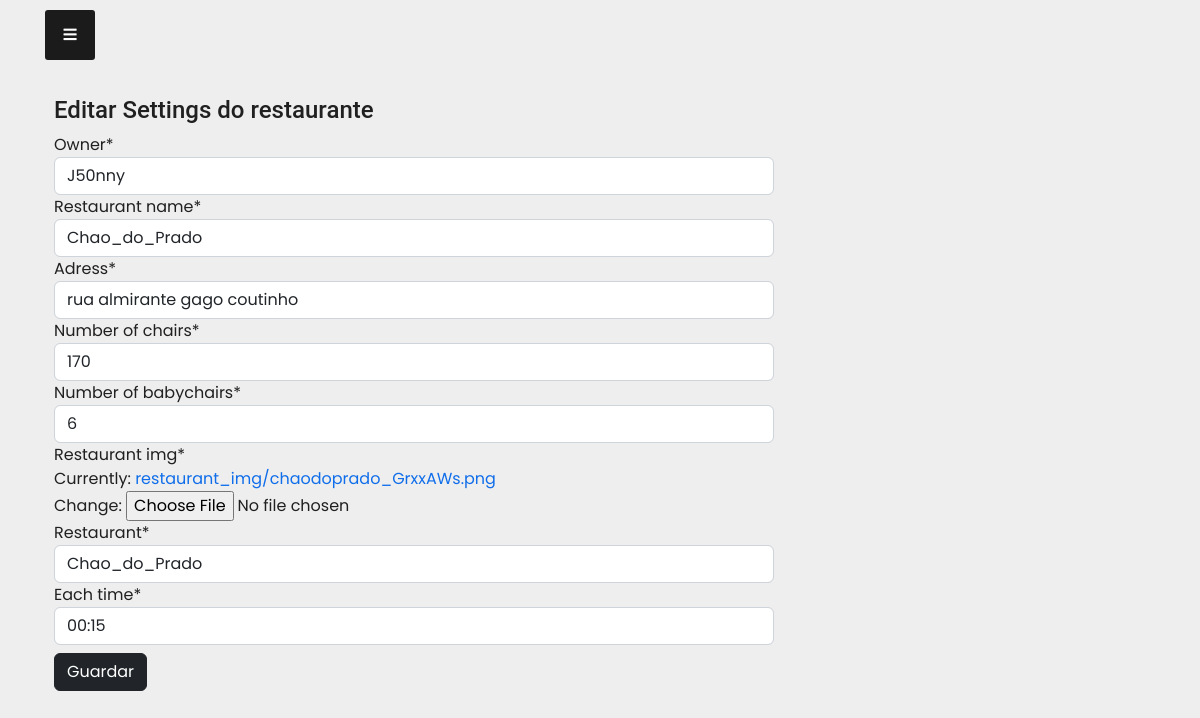
/restaurants/restaurantsettings/1/, run on the app's committed database.
### restaurants/models.py (models this page shows, shortened)
class restaurants(models.Model):
    owner = models.ForeignKey(User,related_name='restaurant_owner',on_delete=models.CASCADE)
    restaurant_name = models.CharField(max_length=254,unique=True)
    adress = models.CharField(max_length=254,unique=False)
    number_of_chairs = models.PositiveIntegerField()
    number_of_babychairs = models.PositiveIntegerField()
    restaurant_img = models.FileField(upload_to='restaurant_img')
    def __str__(self):
        return self.restaurant_name

class timeDivider(models.Model):
    minutes = (
        ('00:05', '00:05'),
        ('00:10', '00:10'),
        ('00:15', '00:15'),
        ('00:20', '00:20'),
        ('00:30', '00:30'),
        ('00:45', '00:45'),
        ('01:00', '01:00'),
        ('01:15', '01:15'),
        ('01:30', '01:30'),
        ('02:00', '02:00'),
    )
    restaurant = models.ForeignKey(restaurants,related_name='restauranttimedivider',on_delete=models.CASCADE)
    each_time = models.CharField(max_length=254,choices=minutes,default='00:15')

### restaurants/views.py (the view, shortened to what this page needs)
# urls.py: path('restaurantsettings/<restaurant_pk>/',views.restaurantSettings, name='restaurantSettings'),
def restaurantSettings(request,restaurant_pk):
    form_pk = 'False'
    restaurant = restaurants.objects.filter(owner__username__contains=request.user,pk__exact=restaurant_pk)
    form_to_update = restaurants.objects.get(pk=restaurant_pk)
    form_to_update_time_divider = timeDivider.objects.get(restaurant__pk=restaurant_pk)
    form_update_time_divider = timeDividerForm(instance=form_to_update_time_divider)
    form_update = restaurantsForm(instance=form_to_update)
    owner_restaurants = restaurants.objects.filter(owner__username__contains=request.user)
    return render(request, 'restaurants/restaurant_settings.html', {'restaurant':restaurant,
                                                                         'owner_restaurants':owner_restaurants,
                                                                         'form_update':form_update,
                                                                         'form_pk':form_pk,
                                                                         'form_update_time_divider':form_update_time_divider,})

### restaurants/forms.py
class  restaurantsForm(ModelForm):
    class Meta:
        model = restaurants
        fields = '__all__'

class  timeDividerForm(ModelForm):
    class Meta:
        model = timeDivider
        fields = '__all__'

### users/models.py (called while the page is built)
    def __str__(self):
        return self.username

### restaurants/templates/restaurants/restaurant_settings.html (shortened to what this page needs)
{% extends 'restaurants/base_menu_second.html' %}
{% block content %}
{% load crispy_forms_tags %}
<div class="container">
  <div class="row justify-content-start">
    <div class="col-12 col-md-4">
      <h4 class="mt-5">Editar Settings do restaurante</h4>
    </div>
  </div>
</div>
<div class="container">
  <div class="row">
    <div class="col-12 col-md-8">
      {% if form_pk == 'True' %}
        <form method="post">
          {% csrf_token %}
          {{ form_update|crispy }}
          {{ form_update_time_divider|crispy }}
          <button class="btn btn-dark" type="submit">Guardar</button>
        </form>
        <div class="col-12 col-md-2">
          <h4 class="mt-5" style="color:green;">Saved!</h4>
        </div>
      {% else %}
        <form method="post">
          {{ form_update|crispy }}
          {{ form_update_time_divider|crispy }}
          <button class="btn btn-dark mt-2" type="submit" name="save_form_update" value="True">Guardar</button>
        </form>
        {% endif %}
    </div>
  </div>
</div>
{% endblock %}

### restaurants/static/assets/menucss/stylemenu_two.css (style rules this page uses)
* { margin: 0; padding: 0; user-select: none; box-sizing: border-box; font-family: 'Poppins', sans-serif; }
body { background-color: #eee; }

### users/static/assets/css/style.css (style rules this page uses)
body { font-family: "Open Sans", sans-serif; color: #444444; }
a { color: #106eea; text-decoration: none; }
h1, h2, h3, h4, h5, h6 { font-family: "Roboto", sans-serif; }

### data on the page
restaurants: owner "J50nny", restaurant_name "Chao_do_Prado", adress "rua almirante gago coutinho", number_of_chairs "170", number_of_babychairs "6"
timeDivider: restaurant "Chao_do_Prado", each_time "00:15"
